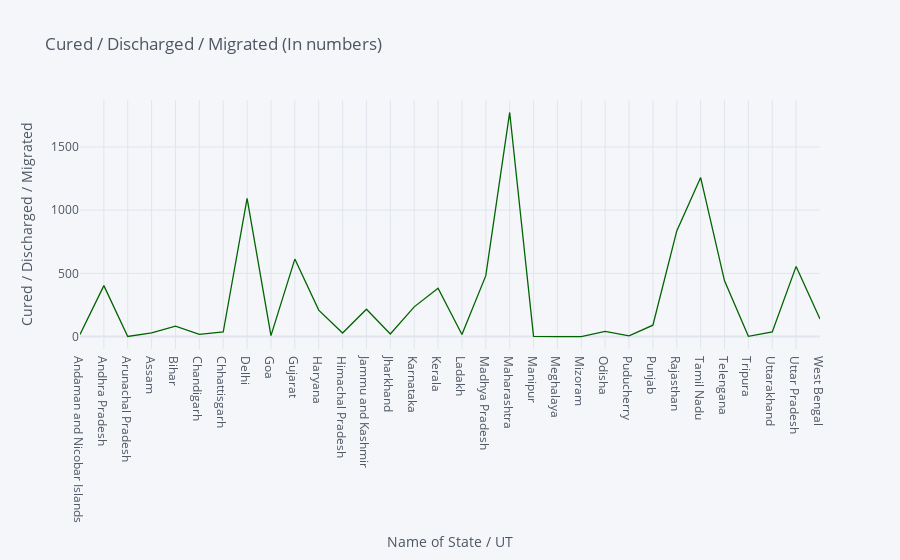

Source (notebook cell):
### Code cell
df.iplot(kind='scatter',x='Name of State / UT',y='Cured / Discharged / Migrated',xTitle='Name of State / UT', yTitle='Cured / Discharged / Migrated',title='Cured / Discharged / Migrated (In numbers)', colors='darkgreen')

### Figure 1 — Plotly figure (JSON) as saved in the notebook; plotly's stock layout.template omitted (floating-point values rounded to 4 significant figures)
{"data": [{"line": {"color": "rgba(0, 100, 0, 1.0)", "dash": "solid", "shape": "linear", "width": 1.3}, "mode": "lines", "name": "Cured / Discharged / Migrated", "text": "", "type": "scatter", "x": ["Andaman and Nicobar Islands", "Andhra Pradesh", "Arunachal Pradesh", "Assam", "Bihar", "Chandigarh", "Chhattisgarh", "Delhi", "Goa", "Gujarat", "Haryana", "Himachal Pradesh", "Jammu and Kashmir", "Jharkhand", "Karnataka", "Kerala", "Ladakh", "Madhya Pradesh", "Maharashtra", "Manipur", "Meghalaya", "Mizoram", "Odisha", "Puducherry", "Punjab", "Rajasthan", "Tamil Nadu", "Telengana", "Tripura", "Uttarakhand", "Uttar Pradesh", "West Bengal"], "y": [16, 403, 1, 29, 82, 17, 36, 1094, 7, 613, 209, 28, 216, 20, 235, 383, 16, 482, 1773, 2, 0, 0, 41, 5, 90, 836, 1258, 441, 2, 36, 555, 139]}], "layout": {"legend": {"bgcolor": "#F5F6F9", "font": {"color": "#4D5663"}}, "paper_bgcolor": "#F5F6F9", "plot_bgcolor": "#F5F6F9", "title": {"font": {"color": "#4D5663"}, "text": "Cured / Discharged / Migrated (In numbers)"}, "xaxis": {"gridcolor": "#E1E5ED", "showgrid": true, "tickfont": {"color": "#4D5663"}, "title": {"font": {"color": "#4D5663"}, "text": "Name of State / UT"}, "zerolinecolor": "#E1E5ED"}, "yaxis": {"gridcolor": "#E1E5ED", "showgrid": true, "tickfont": {"color": "#4D5663"}, "title": {"font": {"color": "#4D5663"}, "text": "Cured / Discharged / Migrated"}, "zerolinecolor": "#E1E5ED"}}}
